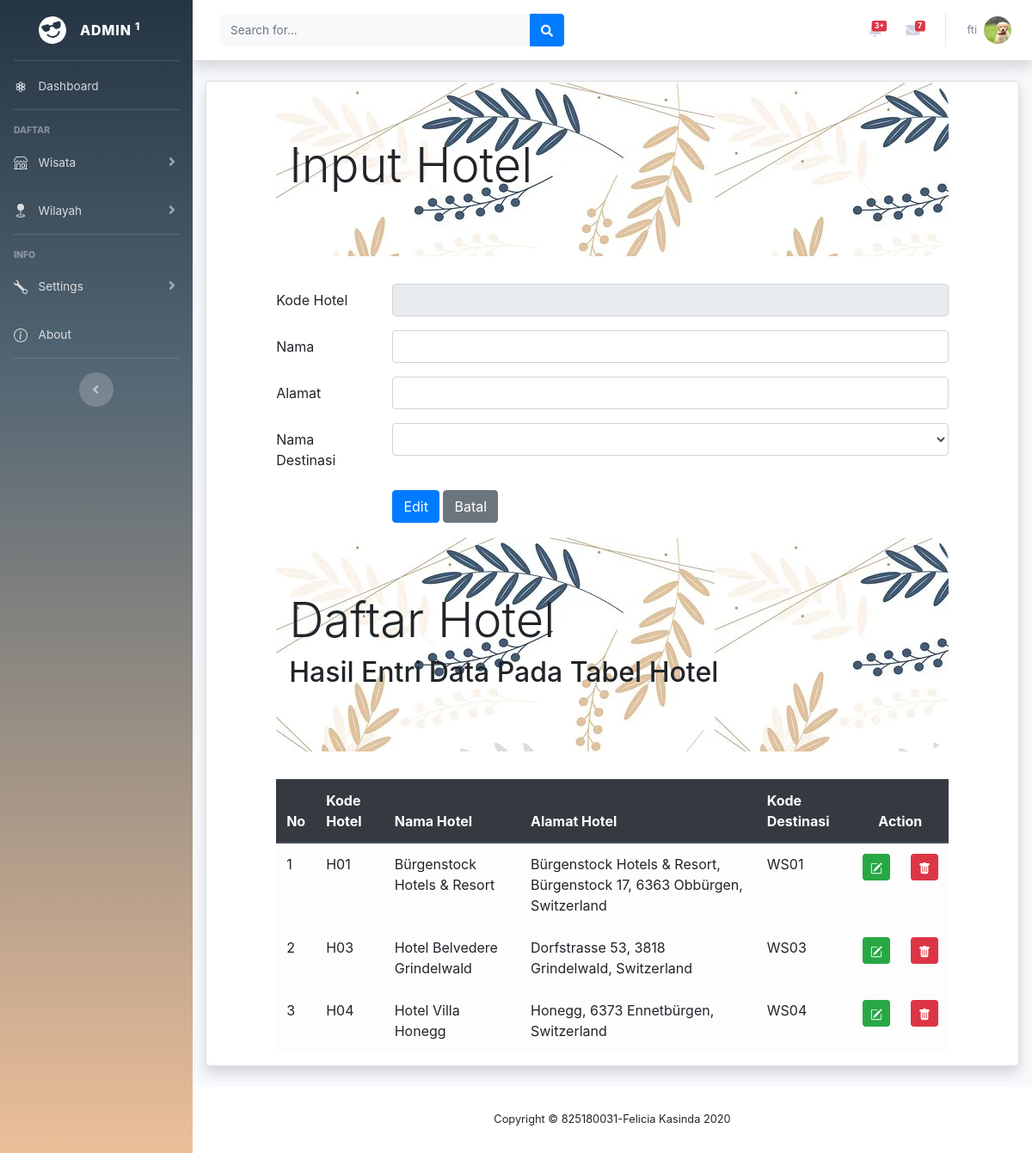
The app's page /DASHBOARD/hotelEdit.php (signed in) with its own data.
### tables this page shows
CREATE TABLE `hotel` (
  `hotelID` char(4) NOT NULL,
  `hotelnama` varchar(255) NOT NULL,
  `hotelalamat` varchar(255) NOT NULL,
  `destinasiID` char(5) NOT NULL
);

### DASHBOARD/hotelEdit.php (the view, shortened to what this page needs)
<!doctype html>
<html lang="en">
  <head>
  </head>
  <body>
  	<?php include "header.php";?>
  	<div class="container-fluid">
  	<div class="card shadow mb-4">
<?php
  include "includes/config.php";
  		?> <h1>Harus diisi</h1> <?php
  $datadestinasi = mysqli_query($connection, "SELECT * FROM destinasi");
      $kodehotel = $_GET["edit"];
      $edithotel = mysqli_query($connection, "SELECT * FROM hotel WHERE hotelID = '$kodehotel'");
      $rowedit = mysqli_fetch_array($edithotel);
      $editdestinasi = mysqli_query($connection, "SELECT * FROM destinasi JOIN hotel USING(destinasiID) WHERE hotelID = '$kodehotel'");
      $rowedit2 = mysqli_fetch_array($editdestinasi);
?>
<html lang="en">
<head>
	<link rel="stylesheet" type="text/css" href="css/bootstrap.min.css">
	<link rel="stylesheet" type="text/css" href="http://cdnjs.cloudflare.com/ajax/libs/select2/4.0.3/css/select2.min.css">
</head>
	<div class="row">
	<div class="col-sm-1">
    </div>
    <div class="col-sm-10">
    	<div class="jumbotron jumbotron-fluid" style="background: url('img/bck.webp'); border-radius: 30px">
				<div class="container">
					<h1 class="display-4">Input Hotel</h1>
				</div>
			</div>
      <form method="POST">
		  <div class="form-group row">
		    <label for="kodehotel" class="col-sm-2 col-form-label">Kode Hotel</label>
		    <div class="col-sm-10">
		      <input type="text" class="form-control" id="kodehotel" name="inputkode" value="<?php echo $rowedit["hotelID"]?>" readonly
		      maxlength="4">
		    </div>
		  </div>
		  <div class="form-group row">
		    <label for="namahotel" class="col-sm-2 col-form-label">Nama</label>
		    <div class="col-sm-10">
		      <input type="text" class="form-control" name="inputnama"id="namahotel"value="<?php echo $rowedit["hotelnama"]?>">
		    </div>
		  </div>
		  <div class="form-group row">
		    <label for="alamathotel" class="col-sm-2 col-form-label">Alamat</label>
		    <div class="col-sm-10">
		      <input type="text" class="form-control" name="inputalamat"id="alamathotel" value="<?php echo $rowedit["hotelalamat"]?>">
		    </div>
		  </div>
		  <div class="form-group row">
                    <label for="namadestinasi" class="col-sm-2 col-form-label">Nama Destinasi</label>
                    <div class="col-sm-10">
                        <select class="form-control" id="namadestinasi" name="kodedestinasi">
                        	<option value="<?php echo $rowedit["destinasiID"]?>"><?php echo $rowedit['destinasiID']?><?php echo $rowedit2['destinasinama']?></option>
                            <?php
                            while($row = mysqli_fetch_array($datadestinasi))
                            { ?>
                                <option value="<?php echo $row["destinasiID"]?>">
                                </option>
                            <?php } ?>
                        </select>
                    </div>
                </div>
		  <div class="form-group row">
		    <div class="col-sm-2">
		    </div>
		    <div class="col-sm-10">
		 <input type="submit" class="btn btn-primary" value="Edit" name="Edit">
		 <input type="button"  onclick="window.location.href='hotel.php'" class="btn btn-secondary" value="Batal" name="Batal">
		    </div>
		  </div>
</div>
</div>
	<div class="row">
		<div class="col-sm-1"></div>
		<div class="col-sm-10">
			<div class="jumbotron jumbotron-fluid" style="background: url('img/bck.webp'); border-radius: 30px">
				<div class="container">
					<h1 class="display-4">Daftar Hotel</h1>
					<h2>Hasil Entri Data Pada Tabel Hotel</h2>
				</div>
			</div>
			<table class="table table-hover table-light">
				<thead class="thead-dark">
					<tr>
						<th>No</th>
	                    <th>Kode Hotel</th>
	                    <th>Nama Hotel</th>
	                    <th>Alamat Hotel</th>
	                    <th>Kode Destinasi</th>
						<th colspan="2" style="text-align: center">Action</th>
					</tr>
				</thead>
				<tbody>
					<?php
                    if (isset($_POST["kirim"]))
                    {
                        $search = $_POST['search'];
                        $query = mysqli_query($connection, "SELECT * FROM hotel JOIN destinasi USING(destinasiID) WHERE
                            hotelnama LIKE '%".$search."%'");
                    } else
                    {
                        $query = mysqli_query($connection, "SELECT * FROM hotel JOIN destinasi USING(destinasiID)");
                    }
                        $nomor = 1;
                        while ($row = mysqli_fetch_array($query))
                        { ?>
                        <tr>
                            <td><?php echo $nomor;?></td>
                            <td><?php echo $row['hotelID'];?></td>
                            <td><?php echo $row['hotelnama'];?></td>
                            <td><?php echo $row['hotelalamat'];?></td>
                            <td><?php echo $row['destinasiID'];?></td>
								<td>
                                    <center><a href="hotelEdit.php?edit=<?php echo $row["hotelID"]?>" class="btn btn-success btn-sm" title="Edit">
                                    </a>
                                </td>
                                <td>
                                    <center><a href="hotelHapus.php?hapus=<?php echo $row["hotelID"]?>" class="btn btn-danger btn-sm" title="Delete">
                                    </a>
                                </td>
							</tr>
							<?php $nomor = $nomor + 1; ?>
						<?php }
					?>
				</tbody>
			</table>
		</div>
		<div class="col-sm-1"></div>
	</div>
</div>
</div>
<?php include "footer.php";?>
</html>

### DASHBOARD/header.php (shortened to what this page needs)
<head>
    <link rel="stylesheet" href="https://stackpath.bootstrapcdn.com/bootstrap/4.5.2/css/bootstrap.min.css">
    <link href="vendor/fontawesome-free/css/all.min.css" rel="stylesheet" type="text/css">
    <link href="css/sb-admin-2.min.css" rel="stylesheet">
    <link href="vendor/datatables/dataTables.bootstrap4.min.css" rel="stylesheet">
</head>
<?php
include "includes/config.php";
?>
<body id="page-top">
    <div id="wrapper">
        <ul class="navbar-nav  sidebar sidebar-dark accordion" id="accordionSidebar" style="background: rgb(37,52,68);background: linear-gradient(180deg, rgba(37,52,68,1) 0%, rgba(84,103,116,1) 33%, rgba(236,191,152,1) 100%);;">
            <a class="sidebar-brand d-flex align-items-center justify-content-center" href="index.php">
                <div class="sidebar-brand-icon rotate-n-15">
                </div>
                <div class="sidebar-brand-text mx-3">Admin <sup>1</sup></div>
            </a>
            <hr class="sidebar-divider my-0">
            <li class="nav-item">
                <a class="nav-link" href="index.php">
                    <span style="margin-left: 8px">Dashboard</span></a>
            </li>
            <hr class="sidebar-divider">
            <div class="sidebar-heading">
                Daftar
            </div>
            <li class="nav-item">
                <a class="nav-link collapsed" href="#" data-toggle="collapse" data-target="#collapseTwo"
                    aria-expanded="true" aria-controls="collapseTwo">
                    <span style="margin-left: 8px">Wisata</span>
                </a>
            </li>
            <li class="nav-item">
                <a class="nav-link collapsed" href="#" data-toggle="collapse" data-target="#collapseUtilities"
                    aria-expanded="true" aria-controls="collapseUtilities">
                    <span style="margin-left: 8px">Wilayah</span>
                </a>
            </li>
            <hr class="sidebar-divider">
            <div class="sidebar-heading">
                INFO
            </div>
            <li class="nav-item">
                <a class="nav-link collapsed" href="#" data-toggle="collapse" data-target="#collapsePages"
                    aria-expanded="true" aria-controls="collapsePages">
                    <span style="margin-left: 8px">Settings</span>
                </a>
            </li>
            <li class="nav-item">
                <a class="nav-link" href="about.php">
                    <span style="margin-left: 8px">About</span></a>
            </li>
            <hr class="sidebar-divider d-none d-md-block">
            <div class="text-center d-none d-md-inline">
                <button class="rounded-circle border-0" id="sidebarToggle"></button>
            </div>
        </ul>
        <div id="content-wrapper" class="d-flex flex-column">
            <div id="content">
                <nav class="navbar navbar-expand navbar-light bg-white topbar mb-4 static-top shadow" >
                    <form
                        class="d-none d-sm-inline-block form-inline mr-auto ml-md-3 my-2 my-md-0 mw-100 navbar-search">
                        <div class="input-group">
                            <input type="text" class="form-control bg-light border-0 small" placeholder="Search for..."
                                aria-label="Search" aria-describedby="basic-addon2">
                            <div class="input-group-append">
                                <button class="btn btn-primary" type="button">
                                    <i class="fas fa-search fa-sm"></i>
                                </button>
                            </div>
                        </div>
                    </form>
                    <ul class="navbar-nav ml-auto">
                        <li class="nav-item dropdown no-arrow mx-1">
                            <a class="nav-link dropdown-toggle" href="#" id="alertsDropdown" role="button"
                                data-toggle="dropdown" aria-haspopup="true" aria-expanded="false">
                                <span class="badge badge-danger badge-counter">3+</span>
                            </a>
                        </li>
                        <li class="nav-item dropdown no-arrow mx-1">
                            <a class="nav-link dropdown-toggle" href="#" id="messagesDropdown" role="button"
                                data-toggle="dropdown" aria-haspopup="true" aria-expanded="false">
                                <i class="fas fa-envelope fa-fw"></i>
                                <span class="badge badge-danger badge-counter">7</span>
                            </a>
                        </li>
                        <?php
                            $profile = $_SESSION['emailuser'];
                            $profilenama = mysqli_query($connection, "SELECT * FROM admin WHERE adminemail = '$profile'");
                            $row = mysqli_fetch_array($profilenama);
                        ?>
                        <li class="nav-item dropdown no-arrow">
                            <a class="nav-link dropdown-toggle" href="#" id="userDropdown" role="button"
                                data-toggle="dropdown" aria-haspopup="true" aria-expanded="false">
                                <span class="mr-2 d-none d-lg-inline text-gray-600 small"> <?php echo $row['adminnama']?></span>
                                <img class="img-profile rounded-circle"
                                    src="img/profile.jpg">
                            </a>
                        </li>
                    </ul>
                </nav>

### records on screen
hotel: hotelID "H01", hotelnama "Bürgenstock Hotels & Resort", hotelalamat "Bürgenstock Hotels & Resort, Bürgenstock 17, 6363 Obbürgen, Switzerland", destinasiID "WS01"
hotel: hotelID "H03", hotelnama "Hotel Belvedere Grindelwald", hotelalamat "Dorfstrasse 53, 3818 Grindelwald, Switzerland", destinasiID "WS03"
hotel: hotelID "H04", hotelnama "Hotel Villa Honegg", hotelalamat "Honegg, 6373 Ennetbürgen, Switzerland", destinasiID "WS04"

### other values on screen
$row['adminnama'] "fti"
